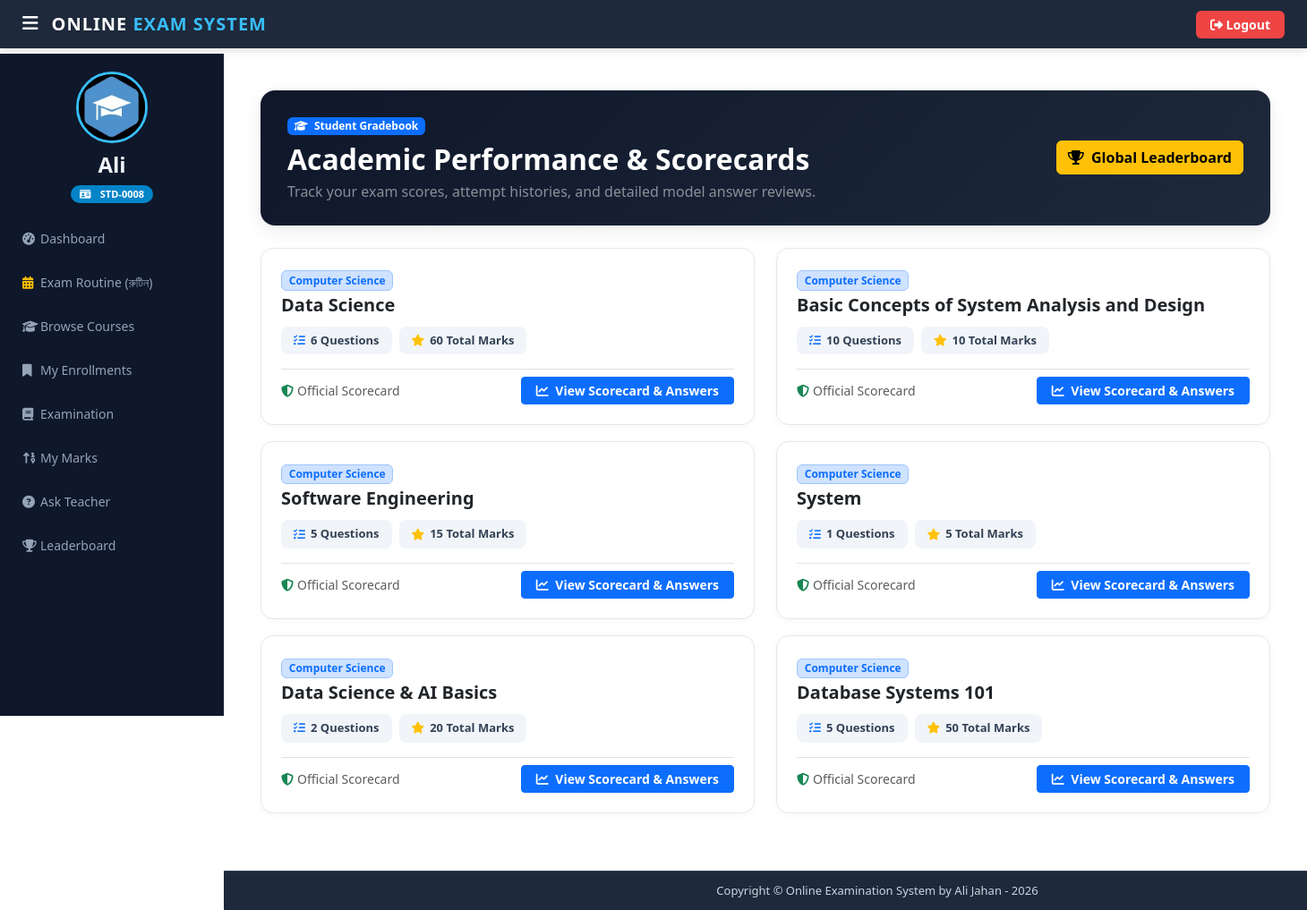
Before: /student/student-marks (signed in) with the older database file.
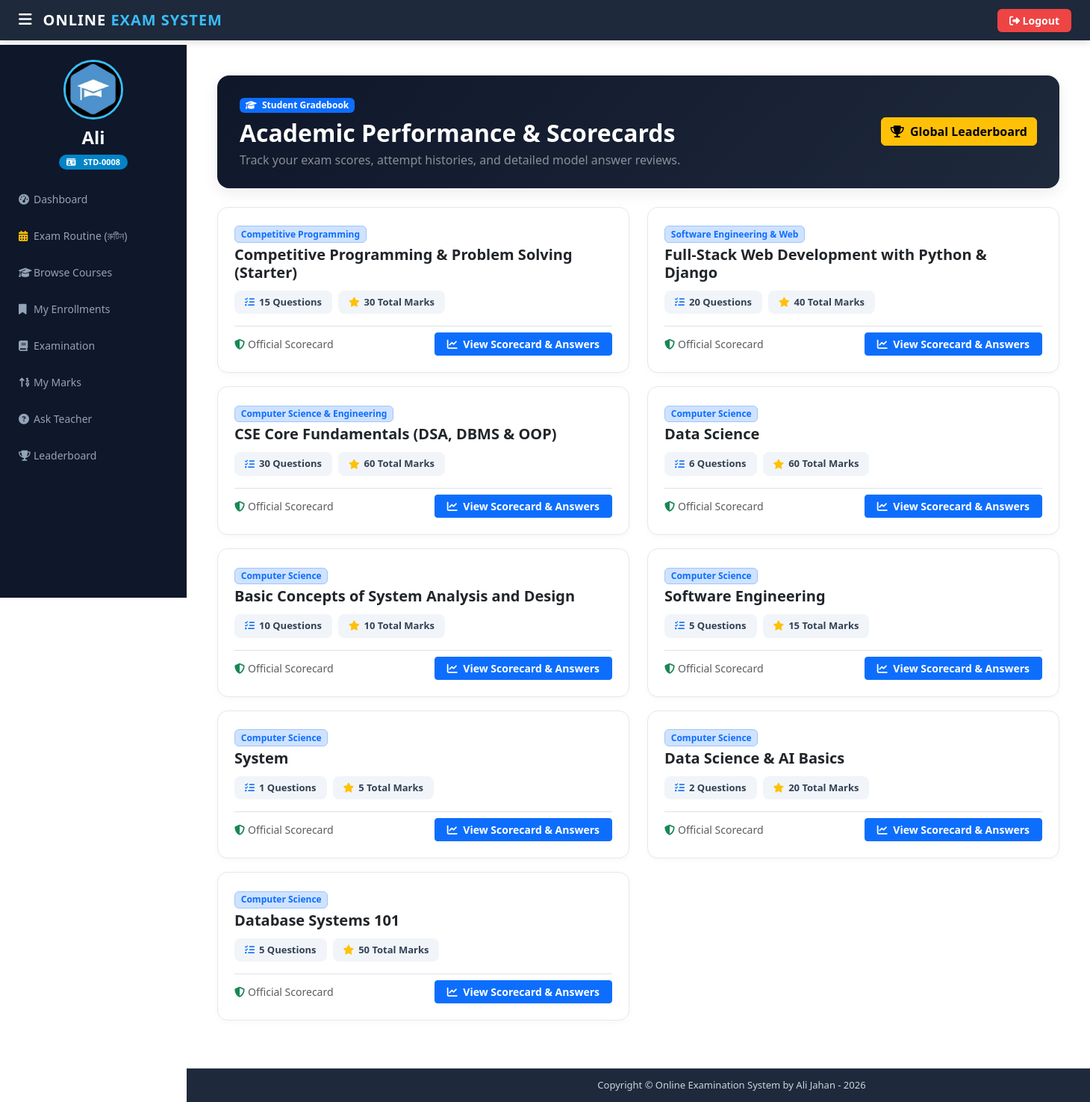
After: the same page with the newer database file.
### exam/models.py (models this page shows, shortened)
class Course(models.Model):
    course_name = models.CharField(max_length=200)
    question_number = models.PositiveIntegerField(default=0)
    total_marks = models.PositiveIntegerField(default=0)
    start_time = models.DateTimeField(null=True, blank=True)
    end_time = models.DateTimeField(null=True, blank=True)
    result_publish_time = models.DateTimeField(null=True, blank=True)
    slug = models.SlugField(max_length=220, unique=True, blank=True, null=True)
    category = models.ForeignKey(CourseCategory, on_delete=models.SET_NULL, null=True, blank=True, related_name='courses')
    teacher = models.ForeignKey(Teacher, on_delete=models.SET_NULL, null=True, blank=True, related_name='courses')
    description = models.TextField(blank=True)
    thumbnail = models.ImageField(upload_to='course_thumbnails/', null=True, blank=True)
    price = models.DecimalField(max_digits=8, decimal_places=2, default=0.00)
    original_price = models.DecimalField(max_digits=8, decimal_places=2, default=0.00, blank=True)
    negative_marking = models.FloatField(default=0.25)
    routine_date = models.DateField(null=True, blank=True)
    routine_syllabus = models.TextField(blank=True, default='')
    batch_title = models.CharField(max_length=150, blank=True, default='')
    is_free = models.BooleanField(default=False)
    is_active = models.BooleanField(default=True)
    created_at = models.DateTimeField(auto_now_add=True, null=True, blank=True)
    updated_at = models.DateTimeField(auto_now=True, null=True, blank=True)
    class Meta:
        ordering = ['-created_at']

class CourseCategory(models.Model):
    name = models.CharField(max_length=100)
    slug = models.SlugField(unique=True, blank=True)
    description = models.TextField(blank=True)
    icon = models.CharField(max_length=50, blank=True, default='fas fa-book')
    class Meta:
        verbose_name_plural = "Course Categories"

### student/views.py (the view)
# urls.py: path('student-marks', views.student_marks_view,name='student-marks'),
@login_required(login_url='studentlogin')
@user_passes_test(is_student)
def student_marks_view(request):
    courses=QMODEL.Course.objects.all()
    return render(request,'student/student_marks.html',{'courses':courses})

### student/models.py (called while the page is built)
    @property
    def student_id(self):
        return f"STD-{self.id:04d}"

### student/views.py (called while the page is built)
def is_student(user):
    return user.groups.filter(name='STUDENT').exists()

### templates/student/student_marks.html (shortened to what this page needs)
{% extends 'student/studentbase.html' %}
{% block content %}
{% load static %}
<div class="container-fluid px-3 my-3">
  <div class="marks-header d-flex justify-content-between align-items-center flex-wrap gap-3">
    <div>
      <span class="badge bg-primary text-white mb-2">
        <i class="fas fa-graduation-cap me-1"></i> Student Gradebook
      </span>
      <h2 class="fw-bold mb-1">Academic Performance & Scorecards</h2>
      <p class="text-white-50 mb-0">Track your exam scores, attempt histories, and detailed model answer reviews.</p>
    </div>
    <div>
      <a href="/student/leaderboard" class="btn btn-warning fw-bold">
        <i class="fas fa-trophy me-1"></i> Global Leaderboard
      </a>
    </div>
  </div>
  <div class="row">
    {% if courses %}
      {% for t in courses %}
      <div class="col-lg-6">
        <div class="course-mark-card">
          <div class="d-flex justify-content-between align-items-start mb-2">
            <div>
              <span class="badge bg-primary-subtle text-primary border border-primary-subtle mb-1">
                {% if t.category %}{{ t.category.name }}{% else %}Computer Science{% endif %}
              </span>
              <h5 class="fw-bold text-dark mb-1">{{ t.course_name }}</h5>
            </div>
          </div>
          <div class="d-flex flex-wrap gap-2 mb-3">
            <span class="stat-badge">
              <i class="fas fa-tasks text-primary"></i> {{ t.question_number }} Questions
            </span>
            <span class="stat-badge">
              <i class="fas fa-star text-warning"></i> {{ t.total_marks }} Total Marks
            </span>
          </div>
          <div class="d-flex justify-content-between align-items-center pt-2 border-top">
            <span class="small text-muted">
              <i class="fas fa-shield-alt text-success me-1"></i>Official Scorecard
            </span>
            <div class="d-flex gap-2">
              <a href="{% url 'check-marks' t.id %}" class="btn btn-primary btn-sm px-3 fw-semibold">
                <i class="fas fa-chart-line me-1"></i> View Scorecard & Answers
              </a>
            </div>
          </div>
        </div>
      </div>
      {% endfor %}
    {% endif %}
  </div>
</div>
{% endblock content %}

Changed rows visible on the page:
added Course: category.name "Competitive Programming", course_name "Competitive Programming & Problem Solving (Starter)", question_number "15", total_marks "30"
added Course: category.name "Software Engineering & Web", course_name "Full-Stack Web Development with Python & Django", question_number "20", total_marks "40"
added Course: category.name "Computer Science & Engineering", course_name "CSE Core Fundamentals (DSA, DBMS & OOP)", question_number "30", total_marks "60"
